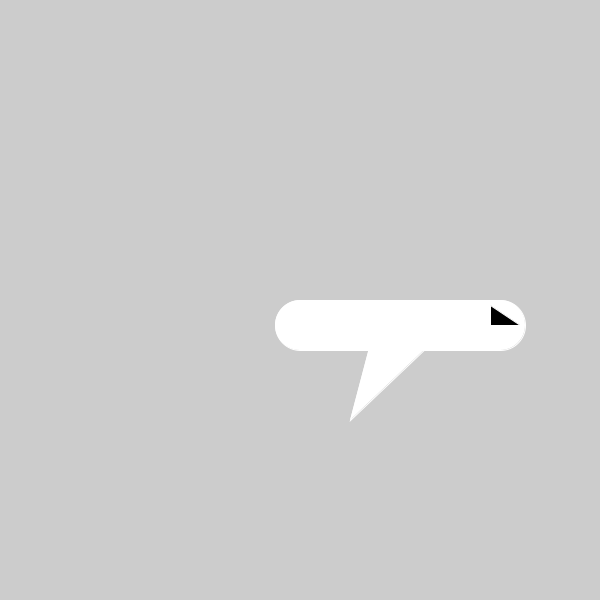
Frame 1 (no input)
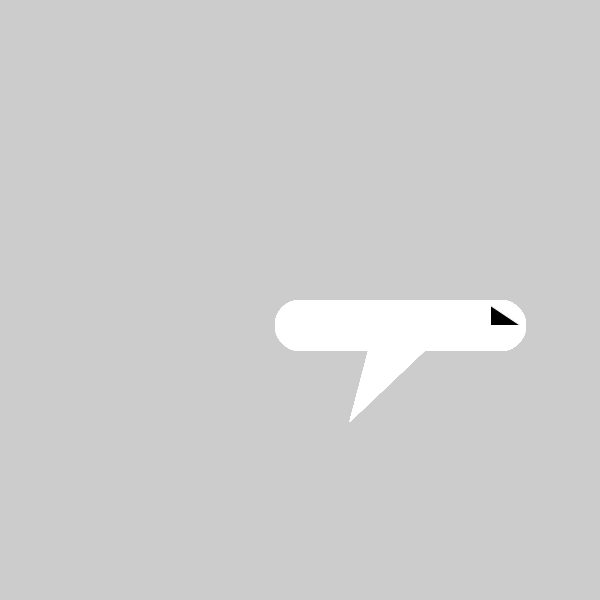
Frame 60 (the mouse pressed at the canvas centre just before this capture)
Frame 120 (the mouse held since frame 60 and released just before this capture): identical to frame 60, image omitted

The Processing sketch that drew these frames (run headless with seeded random() and noise(); from frame 60 on, the mouse is pressed at the canvas centre):

// Processing sketch: Hopes_and_dreams
// ── Hopes_and_dreams.pde
int x,y;
void setup(){
  size(600,600);
}

void draw(){
plane(300,300);
}

void plane(int x, int y){
  pushMatrix();
  translate(x,y);
  fill (255);
  stroke(255);
  rect(0,0,200,50);
  ellipse(0,25,50,50);
  ellipse(200,25,50,50);
  triangle(75,25,150,25,50,120);
  
  fill(0);
  triangle(190,5,190,25,220,25);
  popMatrix();
}
